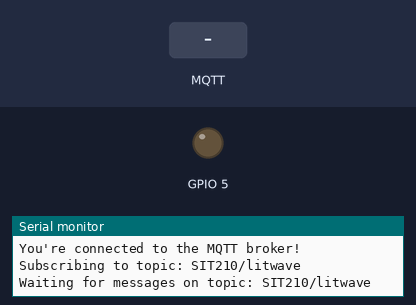
A sketch run on a simulated ESP8266 (NodeMCU). Parts: output pins drawn as LEDs (lit = HIGH), the last lines printed to the serial monitor. Dashed ring = blinking. Inputs (shaded band) come from the test bench. WiFi joins after 1.5 s; servers stay silent unless stated; no MQTT or app messages arrive unless stated; not simulated (calls return 0 or success): arduino_secrets.h.

Above: at 6.3 s.
6.4 s: MQTT message "1" arrives on the first subscribed topic
At 6.55 s:
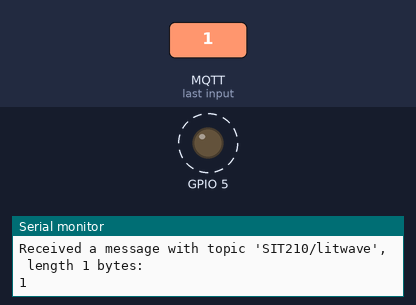
8.2 s: MQTT message "on" arrives on the first subscribed topic
At 9.0 s:
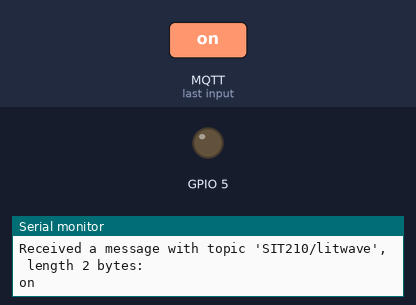
9.7 s: MQTT message "off" arrives on the first subscribed topic
At 9.85 s:
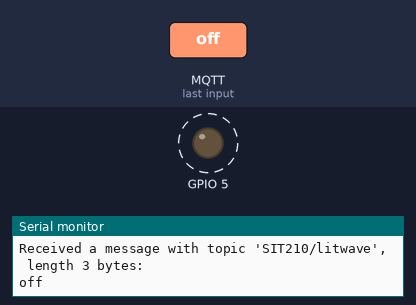
Timing chart, 0 to 12.7 s (numbered marks = the images above; inputs shaded):
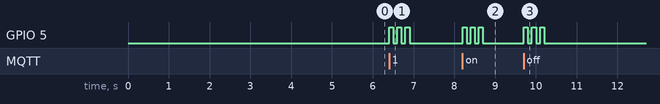

Measured:
- after the input at 6.4 s, GPIO 5: alternates HIGH for 0.10 s and LOW for 0.10 s, 6 changes in all, then stays LOW, starting at once
- after the input at 8.2 s, GPIO 5: alternates HIGH for 0.10 s and LOW for 0.10 s, 6 changes in all, then stays LOW, starting at once
- after the input at 9.7 s, GPIO 5: alternates HIGH for 0.10 s and LOW for 0.10 s, 6 changes in all, then stays LOW, starting at once

The sketch:

task3.3d.ino
```cpp
#include <ArduinoMqttClient.h>
#if defined(ARDUINO_SAMD_MKRWIFI1010) || defined(ARDUINO_SAMD_NANO_33_IOT) || defined(ARDUINO_AVR_UNO_WIFI_REV2)
  #include <WiFiNINA.h>
#elif defined(ARDUINO_SAMD_MKR1000)
  #include <WiFi101.h>
#elif defined(ARDUINO_ARCH_ESP8266)
  #include <ESP8266WiFi.h>
#elif defined(ARDUINO_ARCH_ESP32)
  #include <WiFi.h>
#endif

#include "arduino_secrets.h"

char ssid[] = SECRET_SSID;
char pass[] = SECRET_PASS;


WiFiClient wifiClient;
MqttClient mqttClient(wifiClient);

const char broker[] = "broker.mqttdashboard.com";
int        port     = 1883;
const char topic[]  = "SIT210/litwave";

int n;

void setup() {

  Serial.begin(9600);
  pinMode(5,OUTPUT);
  while (!Serial) {
    ;
  }


  Serial.print("Attempting to connect to WPA SSID: ");
  Serial.println(ssid);
  while (WiFi.begin(ssid, pass) != WL_CONNECTED) {
    // failed, retry
    Serial.print(".");
    delay(5000);
  }

  Serial.println("You're connected to the network");
  Serial.println();


  Serial.print("Attempting to connect to the MQTT broker: ");
  Serial.println(broker);

  if (!mqttClient.connect(broker, port)) {
    Serial.print("MQTT connection failed! Error code = ");
    Serial.println(mqttClient.connectError());

    while (1);
  }

  Serial.println("You're connected to the MQTT broker!");
  Serial.println();

  Serial.print("Subscribing to topic: ");
  Serial.println(topic);
  Serial.println();

  mqttClient.subscribe(topic);


  Serial.print("Waiting for messages on topic: ");
  Serial.println(topic);
  Serial.println();
}

void loop() {
  int messageSize = mqttClient.parseMessage();
  if (messageSize) {

    Serial.print("Received a message with topic '");
    Serial.print(mqttClient.messageTopic());
    Serial.print("', length ");
    Serial.print(messageSize);
    Serial.println(" bytes:");


    while (mqttClient.available()) {
      Serial.print((char)mqttClient.read());

      n = 1;
    }
    int i =0;

    if(n == 1)
    {
        while(i < 3)
        {
          digitalWrite(5,HIGH);
          delay(100);
          digitalWrite(5,LOW);
          delay(100);
          i++;

          n==0;
        }
    }
    Serial.println();

    Serial.println();
  }
}
```
